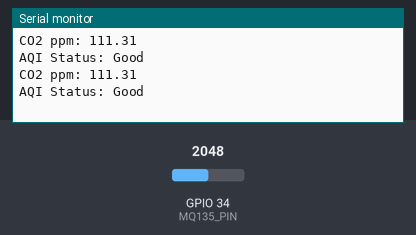
This sketch was run on a simulated ESP32. Parts: the last lines printed to the serial monitor. The inputs (shaded band) are chosen by the test bench; at power-on: GPIO 34 (MQ135_PIN) = 2048.

Above: at 10.8 s.
10.9 s: GPIO 34 (MQ135_PIN) set to 3969
At 20.7 s:
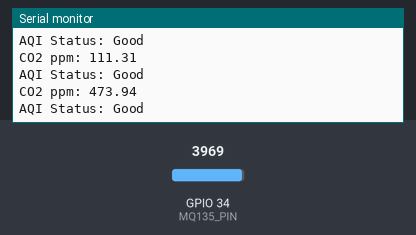
20.9 s: GPIO 34 (MQ135_PIN) set to 4023
At 30.8 s:
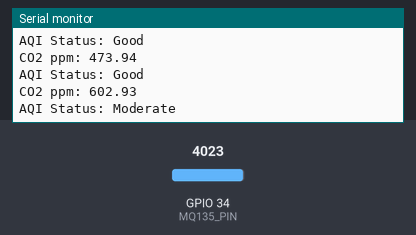
Timing chart, 0 to 32.3 s (numbered marks = the images above; inputs shaded):
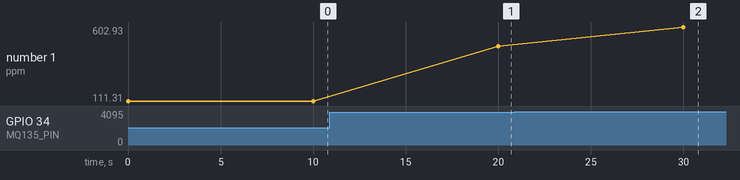

Measured:
- the behaviour switches between 4022 and 4023 on GPIO 34 (MQ135_PIN) (found by bisection; images 1 and 2)
- after the input at 10.9 s, the serial monitor: prints a new line after 9.1 s (image 1)
- after the input at 20.9 s, the serial monitor: prints a new line after 9.1 s (image 2)
- plotted number 1: 111.31 → 473.94 after the input at 10.9 s, 473.94 → 602.93 after the input at 20.9 s

The sketch:

mq135.ino
```cpp
#define MQ135_PIN 34
#define RL_VALUE 10000
#define R0 20000
#define VCC 3.3

void setup() {
  Serial.begin(115200);
}

void loop() {
  int adcValue = analogRead(MQ135_PIN);
  float vOut = (adcValue / 4095.0) * VCC;

  // Calculate Rs
  float Rs = RL_VALUE * ((VCC - vOut) / vOut);

  // Ratio Rs/R0
  float ratio = Rs / R0;

  // CO2 ppm estimation using datasheet curve
  float ppm = pow(10, (-0.42 * log10(ratio) + 1.92));

  // Simple AQI mapping (illustrative)
  String aqiStatus;
  if (ppm < 600) aqiStatus = "Good";
  else if (ppm < 1000) aqiStatus = "Moderate";
  else if (ppm < 2000) aqiStatus = "Poor";
  else aqiStatus = "Hazardous";


  Serial.print("CO2 ppm: "); Serial.println(ppm);
  Serial.print("AQI Status: "); Serial.println(aqiStatus);

  delay(10000);
}
```
